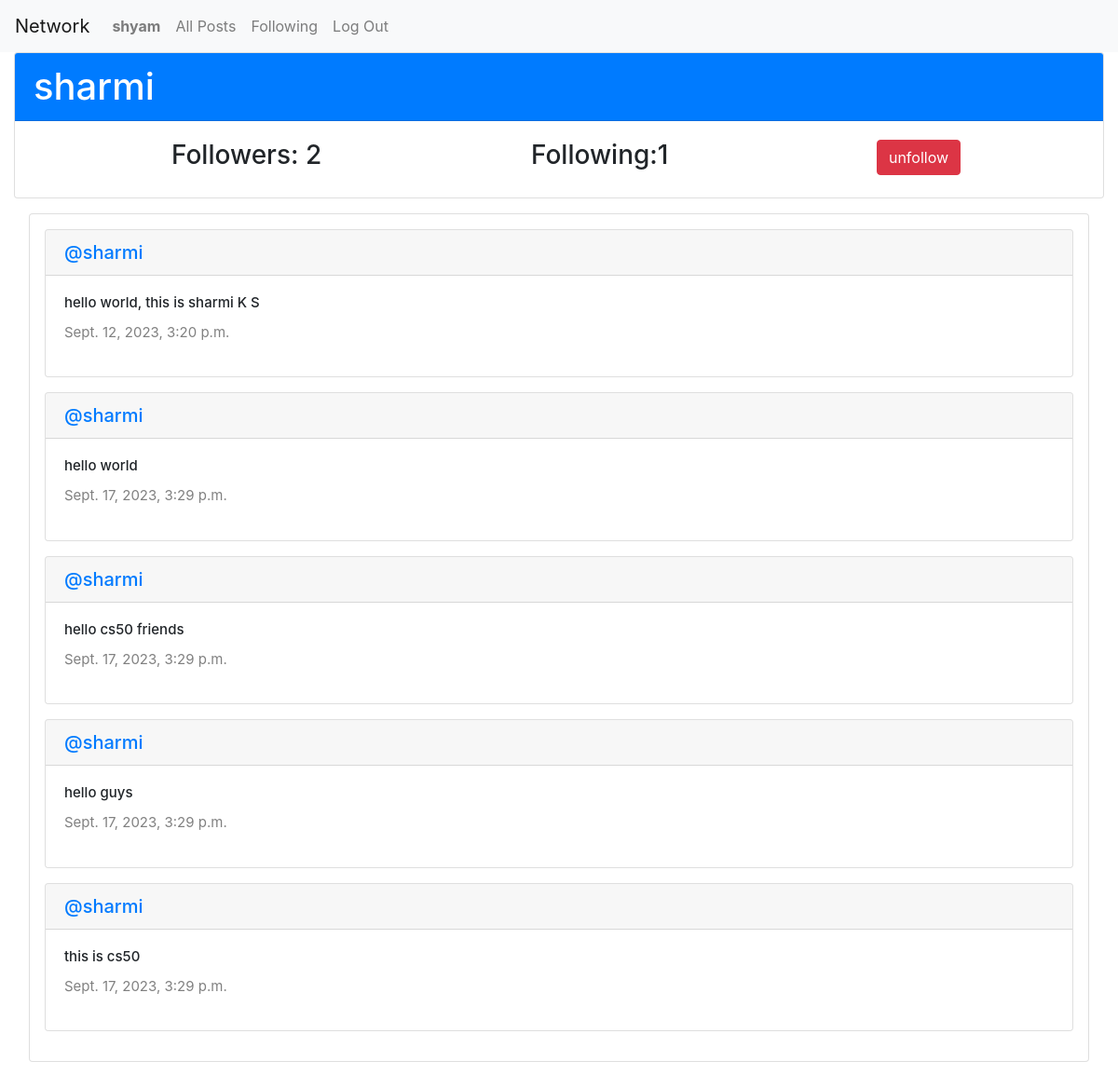
Screenshot of /profile_link/2 (signed in) with the database file from the repository.
### network/models.py (models this page shows, shortened)
class User(AbstractUser):
    pass

class Post(models.Model):
    content = models.CharField(max_length=140)
    user = models.ForeignKey(User, on_delete=models.CASCADE, related_name="author")
    date = models.DateTimeField(auto_now_add=True)

### network/views.py (the view)
# urls.py: path("profile_link/<int:user_id>",views.profile_link,name="profile_link"),
def profile_link(request,user_id):
    user = User.objects.get(pk = user_id)
    allPosts = Post.objects.filter(user=user_id).all().order_by("id")
    following = Follow.objects.filter(user = user)
    followers = Follow.objects.filter(user_follower = user )
    if request.method == "POST":
        data = json.loads(request.body)
        edit_post = Post.objects.get(pk = user_id)
        edit_post.content = data["content"]
        edit_post.save()
        return JsonResponse({"message": "change successful", "data": data["content"]})
    try:
        checkFollow = followers.filter(user = User.objects.get(pk = request.user.id))
        if len(checkFollow) != 0:
            isFollowing = True
        else:
            isFollowing = False
    except:
        isFollowing = False
    paginator = Paginator(allPosts,10)
    page_Number = request.GET.get('page')
    posts_of_the_page = paginator.get_page(page_Number)
    return render(request, "network/profile.html",{
        "allPosts":allPosts,
        "posts_of_the_page" : posts_of_the_page,
        "username" : user.username,
        "following" : following,
        "followers":followers,
        "isfollowing":isFollowing,
        "user_profile": user,
    })

### network/templates/network/profile.html (shortened to what this page needs)
{% extends "network/layout.html" %}
{% block body %}
<div class="container-fluid">
    <div class="card">
        <h1 class="card-header bg-primary" style="color:white;">{{ username }}</h1>
        <div class="card-body">
        <div class="row d-flex justify-content-center">
            <h3 class="col-4">Followers: {{ followers.count }}</h3>
            <h3 class="col-4">Following:{{ following.count }}</h3>
            {% if user.is_authenticated %}
                {% if user != user_profile %}
                    {% if isfollowing %}
                        <form action="{% url 'unfollow' %}" method="POST">
                            <input type="submit" value="unfollow" class="btn btn-danger">
                        </form>
                    {% else %}
                        <form action="{% url 'follow' %}" method="POST">
                            {% csrf_token %}
                            <input type="hidden" name="userfollow" value="{{ user_profile.username }}">
                            <input type="submit" value="follow" class="btn btn-success">
                        </form>
                    {% endif %}
                {% endif %}
            {% endif %}
        </div>
        </div>
    </div>
</div>
    <div class="container-fluid" style="margin-bottom:1rem;">
        <div class="card" style="margin:1rem;padding:1rem;">
            {% for post in posts_of_the_page %}
            <div class="card" style="margin-bottom:1rem;">
                <h5 class="card-header"><a href="{% url 'profile' user_id=post.user.id %}">@{{ post.user }}</a></h5>
                <div class="card-body form-floating mb-3">
                    <h6 class="content card-title" id="content_{{ post.id }}">{{ post.content }}</h6>
                    <p class="date card-text">{{ post.date }}</p>
                </div>
            </div>
            {% endfor %}
        </div>
    </div>
{% endblock %}

### network/templates/network/layout.html (shortened to what this page needs)
{% load static %}
<!DOCTYPE html>
<html lang="en">
    <head>
        <link rel="stylesheet" href="https://stackpath.bootstrapcdn.com/bootstrap/4.4.1/css/bootstrap.min.css">
        <link rel="stylesheet" href="https://cdnjs.cloudflare.com/ajax/libs/font-awesome/4.7.0/css/font-awesome.min.css">
        <link href="{% static 'network/styles.css' %}" type="text/css" rel="stylesheet">
    </head>
    <body>
        <nav class="navbar navbar-expand-lg navbar-light bg-light">
            <a class="navbar-brand" href="{% url 'index' %}">Network</a>
            <div>
              <ul class="navbar-nav mr-auto">
                {% if user.is_authenticated %}
                    <li class="nav-item">
                        <a class="nav-link" href="{% url 'profile' user_id=user.id   %}"><strong>{{ user.username }}</strong></a>
                    </li>
                {% endif %}
                <li class="nav-item">
                  <a class="nav-link" href="{% url 'index' %}">All Posts</a>
                </li>
                {% if user.is_authenticated %}
                    <li class="nav-item">
                        <a class="nav-link" href="{% url 'following' %}">Following</a>
                    </li>
                    <li class="nav-item">
                        <a class="nav-link" href="{% url 'logout' %}">Log Out</a>
                    </li>
                {% endif %}
              </ul>
            </div>
          </nav>
        <div class="body">
            {% block body %}
            {% endblock %}
        </div>
    </body>
</html>

### network/static/network/styles.css (style rules this page uses)
.content { font-size: 15px; }
.date { color:gray; font-size: 15px; }

### rows the page displays
User: username "shyam"
User: username "sharmi"
Post: user "sharmi", content "hello world, this is sharmi K S", date "Sept. 12, 2023, 3:20 p.m."
Post: user "sharmi", content "hello world", date "Sept. 17, 2023, 3:29 p.m."
Post: user "sharmi", content "hello cs50 friends", date "Sept. 17, 2023, 3:29 p.m."
Post: user "sharmi", content "hello guys", date "Sept. 17, 2023, 3:29 p.m."
Post: user "sharmi", content "this is cs50", date "Sept. 17, 2023, 3:29 p.m."

### other values shown
{{ followers.count }} "2"
{{ following.count }} "1"
